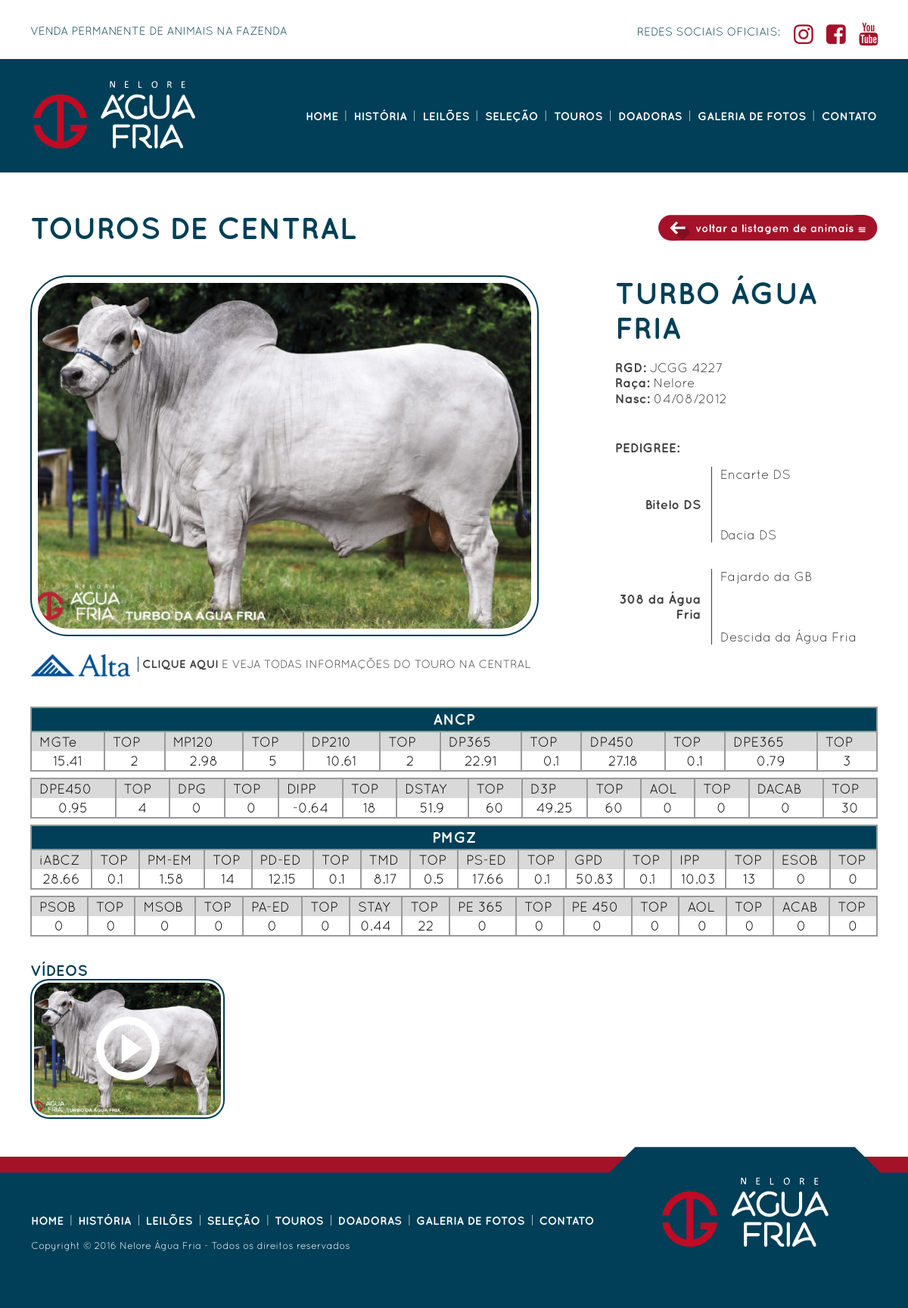
Page /touro-info/1 on the committed database.
### tables this page shows
CREATE TABLE `touros` (
  `id_touros` mediumint(9) NOT NULL,
  `nome_touro` text NOT NULL,
  `link_img_miniatura` varchar(255) NOT NULL
);

CREATE TABLE `info_touro` (
  `id_info_touro` mediumint(9) NOT NULL,
  `id_touros` mediumint(9) NOT NULL,
  `nome_touro` text NOT NULL,
  `rgd` text NOT NULL,
  `raca` text NOT NULL,
  `data_nascimento` date NOT NULL,
  `link_mais_informacoes` varchar(255) NOT NULL,
  `link_miniatura_mais_informacoes` varchar(255) NOT NULL,
  `fonte_mais_informacoes` varchar(255) NOT NULL
);

CREATE TABLE `sub_pedigree` (
  `id_sub_pedigree` bigint(20) NOT NULL,
  `id_pedigree` mediumint(9) NOT NULL,
  `nome_sub_pedigree` text NOT NULL
);

CREATE TABLE `acnp` (
  `id_acnp` float NOT NULL,
  `id_info_touro` float NOT NULL,
  `mgte` float NOT NULL,
  `top_mgte` float NOT NULL,
  `mp120` float NOT NULL,
  `top_mp120` float NOT NULL,
  `dp210` float NOT NULL,
  `top_dp210` float NOT NULL,
  `dp365` float NOT NULL,
  `top_dp365` float NOT NULL,
  `dp450` float NOT NULL,
  `top_dp450` float NOT NULL,
  `dpe365` float NOT NULL,
  `top_dpe365` float NOT NULL,
  `dpe450` float NOT NULL,
  `top_dpe450` float NOT NULL,
  `dpg` float NOT NULL,
  `top_dpg` float NOT NULL,
  `dipp` float NOT NULL,
  `top_dipp` float NOT NULL,
  `dstay` float NOT NULL,
  `top_dstay` float NOT NULL,
  `d3p` float NOT NULL,
  `top_d3p` float NOT NULL,
  `aol` float NOT NULL,
  `top_aol` float NOT NULL,
  `dacab` float NOT NULL,
  `top_dacab` float NOT NULL
);

CREATE TABLE `pmgz` (
  `id_pmgz` mediumint(9) NOT NULL,
  `id_info_touro` mediumint(9) NOT NULL,
  `iabcz` float NOT NULL,
  `top_iabcz` float NOT NULL,
  `pm_em` float NOT NULL,
  `top_pm_em` float NOT NULL,
  `pd_ed` float NOT NULL,
  `top_pd_ed` float NOT NULL,
  `tmd` float NOT NULL,
  `top_tmd` float NOT NULL,
  `ps_ed` float NOT NULL,
  `top_ps_ed` float NOT NULL,
  `gpd` float NOT NULL,
  `top_gpd` float NOT NULL,
  `ipp` float NOT NULL,
  `top_ipp` float NOT NULL,
  `esob` float NOT NULL,
  `top_esob` float NOT NULL,
  `psob` float NOT NULL,
  `top_psob` float NOT NULL,
  `msob` float NOT NULL,
  `top_msob` float NOT NULL,
  `pa_ed` float NOT NULL,
  `top_pa_ed` float NOT NULL,
  `stay` float NOT NULL,
  `top_stay` float NOT NULL,
  `pe365` float NOT NULL,
  `top_pe365` float NOT NULL,
  `pe450` float NOT NULL,
  `top_pe450` float NOT NULL,
  `aol` float NOT NULL,
  `top_aol` float NOT NULL,
  `acab` float NOT NULL,
  `top_acab` float NOT NULL
);

CREATE TABLE `videos_touros` (
  `id_videos_touros` int(11) NOT NULL,
  `id_touros` int(11) NOT NULL,
  `link_videos_touros` varchar(255) NOT NULL,
  `link_miniatura_video` varchar(255) NOT NULL
);

### mvc/view/touros/touro_info.php (the view, shortened to what this page needs)
<?php
  $sql_pedigree = "SELECT
                    *
                   FROM touros
                       INNER JOIN info_touro
                                ON info_touro.id_touros = touros.id_touros
                       INNER JOIN pedigree ON pedigree.id_info_touro = info_touro.id_info_touro
                  WHERE pedigree.id_info_touro = ".$_GET['id_touros'];
  $array_consulta = consulta_sql($sql_pedigree, NULL);
  $pedigree = array();
  foreach ($array_consulta['resultado_consulta'] as $key => $value) {
    $pedigree[sizeof($pedigree)] = $value['nome_pedigree'];
  }
  $sql_sub_pedigree = "SELECT
                  sub_pedigree.id_pedigree,
                  nome_sub_pedigree
                 FROM touros
                     INNER JOIN info_touro ON info_touro.id_touros = touros.id_touros
                     INNER JOIN pedigree ON pedigree.id_info_touro = info_touro.id_info_touro
                     INNER JOIN sub_pedigree ON sub_pedigree.id_pedigree = pedigree.id_pedigree
                WHERE pedigree.id_info_touro = ".$_GET['id_touros'];
  $array_consulta = consulta_sql($sql_sub_pedigree, NULL);
  $sub_pedigree = array();
  $a = '';
  $b = '';
  foreach ($array_consulta['resultado_consulta'] as $key => $value) {
    $sub_pedigree[$value['id_pedigree']][sizeof($sub_pedigree)] = $value['nome_sub_pedigree'];
    if($value['nome_sub_pedigree'] && !$a){
        $a = $value['id_pedigree'];
    }elseif ($value['nome_sub_pedigree'] && !$b && ($a != $value['id_pedigree']) ) {
        $b = $value['id_pedigree'];
    }
  }
  $sql_dados = "SELECT
                      *
                    FROM touros
                     INNER JOIN info_touro
                              ON info_touro.id_touros = touros.id_touros
                     LEFT JOIN acnp
                              ON acnp.id_info_touro = info_touro.id_info_touro
                     LEFT JOIN pmgz
                              ON pmgz.id_info_touro = info_touro.id_info_touro
                                  WHERE touros.id_touros =".$_GET['id_touros'];
  $array_consulta = consulta_sql($sql_dados, NULL);
  $dados = $array_consulta['resultado_consulta'][0];
?>
<body class="pg-touros info">
<div class="page-wrap">
  <section class="sc-touros">
    <div class="row">
      <div class="content">
        <h1>TOUROS DE CENTRAL</h1>
        <div class="btVoltar">
        <a href="touros">
        <img src="assets/imagens/icon-btvoltar1.svg">
        </a>
        </div>
          <div class="info1">
            <a rel="touro" href="<?=$dados['link_img_miniatura']?>" class="swipebox" title="">
              <span class="foto" style="background: url(<?=$dados['link_img_miniatura']?>) no-repeat center #eee; background-size: cover;"></span>
            </a>
            <span class="central">
              <span class="logo">
                <img src="<?=$dados['link_miniatura_mais_informacoes']?>" alt="<?=$dados['fonte_mais_informacoes']?>" style="margin-bottom:10px;">
              </span>
              <p><a href="<?=$dados['link_mais_informacoes']?>" target="_blank"><strong>CLIQUE AQUI</strong> E VEJA TODAS INFORMAÇÕES DO TOURO NA CENTRAL</a></p>
            </span>
          </div>
          <div class="info2">
            <span class="nome"><?=$dados['nome_touro']?></span>
            <div class="dados">
              <span><strong>RGD:</strong> <?=$dados["rgd"]?></span>
              <span><strong>Raça:</strong> <?=$dados["raca"]?></span>
              <span><strong>Nasc:</strong> <?=formata_data_usuario($dados["data_nascimento"])?></span>
            </div>
            <div class="pedigree">
              <h2>PEDIGREE:</h2>
              <div class="item">
                <span class="a"><p><?=$pedigree[0]?></p></span>
                <span class="a1"><?=$sub_pedigree[$a][0]?></span>
                <span class="a2"><?=$sub_pedigree[$a][1]?></span>
              </div>
              <div class="item">
                <span class="a"><p><?=$pedigree[1]?></p></span>
                <span class="a1"><?=$sub_pedigree[$b][1]?></span>
                <span class="a2"><?=$sub_pedigree[$b][2]?></span>
              </div>
            </div>
          </div>
          <p class="tit">ANCP</p>
          <div class="table">
            <table>
                <tr>
                  <th>MGTe</th>
                  <th>TOP</th>
                  <th>MP120</th>
                  <th>TOP</th>
                  <th>DP210</th>
                  <th>TOP</th>
                  <th>DP365</th>
                  <th>TOP</th>
                  <th>DP450</th>
                  <th>TOP</th>
                  <th>DPE365</th>
                  <th>TOP</th>
                </tr>
                <tr>
                  <td><?=$dados["mgte"]?></td>
                  <td><?=$dados["top_mgte"]?></td>
                  <td><?=$dados["mp120"]?></td>
                  <td><?=$dados["top_mp120"]?></td>
                  <td><?=$dados["dp210"]?></td>
                  <td><?=$dados["top_dp210"]?></td>
                  <td><?=$dados["dp365"]?></td>
                  <td><?=$dados["top_dp365"]?></td>
                  <td><?=$dados["dp450"]?></td>
                  <td><?=$dados["top_dp450"]?></td>
                  <td><?=$dados["dpe365"]?></td>
                  <td><?=$dados["top_dpe365"]?></td>
                </tr>
            </table>
          </div>
          <div class="table">
            <table>
              <tr>
                <th>DPE450</th>
                <th>TOP</th>
                <th>DPG</th>
                <th>TOP</th>
                <th>DIPP</th>
                <th>TOP</th>
                <th>DSTAY</th>
                <th>TOP</th>
                <th>D3P</th>
                <th>TOP</th>
                <th>AOL</th>
                <th>TOP</th>
                <th>DACAB</th>
                <th>TOP</th>
              </tr>
              <tr>
                <td><?=$dados["dpe450"]?></td>
                <td><?=$dados["top_dpe450"]?></td>
                <td><?=$dados["dpg"]?></td>
                <td><?=$dados["top_dpg"]?></td>
                <td><?=$dados["dipp"]?></td>
                <td><?=$dados["top_dipp"]?></td>
                <td><?=$dados["dstay"]?></td>
                <td><?=$dados["top_dstay"]?></td>
                <td><?=$dados["d3p"]?></td>
                <td><?=$dados["top_d3p"]?></td>
                <td><?=$dados["aol"]?></td>
                <td><?=$dados["top_aol"]?></td>
                <td><?=$dados["dacab"]?></td>
                <td><?=$dados["top_dacab"]?></td>
              </tr>
            </table>
          </div>
          <p class="tit">PMGZ</p>
          <div class="table">
            <table>
                <tr>
                  <th>iABCZ</th>
                  <th>TOP</th>
                  <th>PM-EM</th>
                  <th>TOP</th>
                  <th>PD-ED</th>
                  <th>TOP</th>
                  <th>TMD</th>
                  <th>TOP</th>
                  <th>PS-ED</th>
                  <th>TOP</th>
                  <th>GPD</th>
                  <th>TOP</th>
                  <th>IPP</th>
                  <th>TOP</th>
                  <th>ESOB</th>
                  <th>TOP</th>
                </tr>
                <tr>
                  <td><?=$dados["iabcz"]?></td>
                  <td><?=$dados["top_iabcz"]?></td>
                  <td><?=$dados["pm_em"]?></td>
                  <td><?=$dados["top_pm_em"]?></td>
                  <td><?=$dados["pd_ed"]?></td>
                  <td><?=$dados["top_pd_ed"]?></td>
                  <td><?=$dados["tmd"]?></td>
                  <td><?=$dados["top_tmd"]?></td>
                  <td><?=$dados["ps_ed"]?></td>
                  <td><?=$dados["top_ps_ed"]?></td>
                  <td><?=$dados["gpd"]?></td>
                  <td><?=$dados["top_gpd"]?></td>
                  <td><?=$dados["ipp"]?></td>
                  <td><?=$dados["top_ipp"]?></td>
                  <td><?=$dados["esob"]?></td>
                  <td><?=$dados["top_esob"]?></td>
                </tr>
            </table>
          </div>
          <div class="table">
            <table>
              <tr>
                <th>PSOB</th>
                <th>TOP</th>
                <th>MSOB</th>
                <th>TOP</th>
                <th>PA-ED</th>
                <th>TOP</th>
                <th>STAY</th>
                <th>TOP</th>
                <th>PE 365</th>
                <th>TOP</th>
                <th>PE 450</th>
                <th>TOP</th>
                <th>AOL</th>
                <th>TOP</th>
                <th>ACAB</th>
                <th>TOP</th>
              </tr>
              <tr>
                <td><?=$dados["psob"]?></td>
                <td><?=$dados["top_psob"]?></td>
                <td><?=$dados["msob"]?></td>
                <td><?=$dados["top_msob"]?></td>
                <td><?=$dados["pa_ed"]?></td>
                <td><?=$dados["top_pa_ed"]?></td>
                <td><?=$dados["stay"]?></td>
                <td><?=$dados["top_stay"]?></td>
                <td><?=$dados["pe365"]?></td>
                <td><?=$dados["top_pe365"]?></td>
                <td><?=$dados["pe450"]?></td>
                <td><?=$dados["top_pe450"]?></td>
                <td><?=$dados["aol"]?></td>
                <td><?=$dados["top_aol"]?></td>
                <td><?=$dados["acab"]?></td>
                <td><?=$dados["top_acab"]?></td>
              </tr>
            </table>
        </div>
      <div class="fotoVideo-container">
          <div class="videos alone">
            <div class="items">
              <?=videos_touro($_GET['id_touros'])?>
            </div>
          </div>
      </div>
      </div>
    </div>
  </section>
</div>
</body>
</html>

### mvc/controller/padrao/funcoes.php (shortened to what this page needs)
<?php
function videos_touro($id_touros){
  $html = '';
  $sql_videos_touro = "SELECT
                          *
                        FROM
                          videos_touros
                        WHERE id_touros = ".$id_touros;
  $array_consulta = consulta_sql($sql_videos_touro, NULL);
if($array_consulta['resultado_consulta']){
  $html = '<h2>VÍDEOS</h2>';
  foreach ($array_consulta['resultado_consulta'] as $key => $value) {
	  	$html .= '<div class="items">
	              <div class="item">
	                <a class="various fancybox.iframe" href="'.$value['link_videos_touros'].'?autoplay=1">
	                  <span class="foto" style="background: url('.$value['link_miniatura_video'].') no-repeat center #eee; background-size: cover;"></span>
	                </a>
	              </div>
	            </div>';
  }
}
  return $html;
}
function conexao_bd(){
		$mysqli = new mysqli('localhost', $GLOBALS['bd_usuario'], $GLOBALS['bd_senha'], $GLOBALS['bd']);
		$mysqli->query("SET NAMES 'utf8'");
		$mysqli->query('SET character_set_connection=utf8');
		$mysqli->query('SET character_set_client=utf8');
		$mysqli->query('SET character_set_results=utf8');
		return $mysqli;
}
function formata_str_simples($str){
		$str = utf8_decode($str);
        $str = strtolower($str);
        $str = preg_replace("/&([a-z])[a-z]+;/i", "$1", htmlentities($str));
        $str = str_replace(" ", "_", $str);
        return $str;
}
function consulta_sql($sql, $nome_tabela_principal){
	$mysqli = conexao_bd();
 		$arr= array();
		if(isset($sql)){
			$temp = explode(" ", $sql);
			foreach ($temp as $key => $value) {
				if($value == 'FROM' || $value == 'from'){
					$nome_tabela_principal = formata_str_simples($temp[$key+1]);
				}
			}
		}
		$result = $mysqli->query($sql);
		if($result){
			while($consulta = $result->fetch_array()){
				$arr[sizeof($arr)] = $consulta;
			}
		}
		$retorno["sql"] = $sql;
		$retorno["nome_tabela_principal"] = $nome_tabela_principal;
		$retorno["resultado_consulta"] = $arr;
	return $retorno;
}
	  function formata_data_usuario($data_formato_usuario){
		$temp = explode('-', $data_formato_usuario);
		if($temp[0]){
			$ano = $temp[0];
			$mes = $temp[1];
			$dia = $temp[2];
			return $dia."/".$mes."/".$ano;
		}
	  }
?>

### rows in the picture
touros: link_img_miniatura (picture), info_touro.link_miniatura_mais_informacoes (picture), info_touro.nome_touro "TURBO ÁGUA FRIA", info_touro.rgd "JCGG 4227", info_touro.raca "Nelore", info_touro.data_nascimento "04/08/2012", acnp.mgte "15.41", acnp.top_mgte "2", acnp.mp120 "2.98", acnp.top_mp120 "5", acnp.dp210 "10.61", acnp.top_dp210 "2", acnp.dp365 "22.91", acnp.top_dp365 "0.1", acnp.dp450 "27.18", acnp.top_dp450 "0.1", acnp.dpe365 "0.79", acnp.top_dpe365 "3", acnp.dpe450 "0.95", acnp.top_dpe450 "4", acnp.dpg "0", acnp.top_dpg "0", acnp.dipp "-0.64", acnp.top_dipp "18", acnp.dstay "51.9", acnp.top_dstay "60", acnp.d3p "49.25", acnp.top_d3p "60", pmgz.aol "0", pmgz.top_aol "0", acnp.dacab "0", acnp.top_dacab "30", pmgz.iabcz "28.66", pmgz.top_iabcz "0.1", pmgz.pm_em "1.58", pmgz.top_pm_em "14", pmgz.pd_ed "12.15", pmgz.top_pd_ed "0.1", pmgz.tmd "8.17", pmgz.top_tmd "0.5", pmgz.ps_ed "17.66", pmgz.top_ps_ed "0.1", pmgz.gpd "50.83", pmgz.top_gpd "0.1", pmgz.ipp "10.03", pmgz.top_ipp "13", pmgz.esob "0", pmgz.top_esob "0", pmgz.psob "0", pmgz.top_psob "0", pmgz.msob "0", pmgz.top_msob "0", pmgz.pa_ed "0", pmgz.top_pa_ed "0", pmgz.stay "0.44", pmgz.top_stay "22", pmgz.pe365 "0", pmgz.top_pe365 "0", pmgz.pe450 "0", pmgz.top_pe450 "0", pmgz.acab "0", pmgz.top_acab "0"
sub_pedigree: id_pedigree "Encarte DS", id_pedigree "Dacia DS"
sub_pedigree: id_pedigree "Fajardo da GB", id_pedigree "Descida da Água Fria"
videos_touros: link_miniatura_video (picture)

### other values in the picture
$pedigree[0] "Bitelo DS"
$pedigree[1] "308 da Água Fria"
